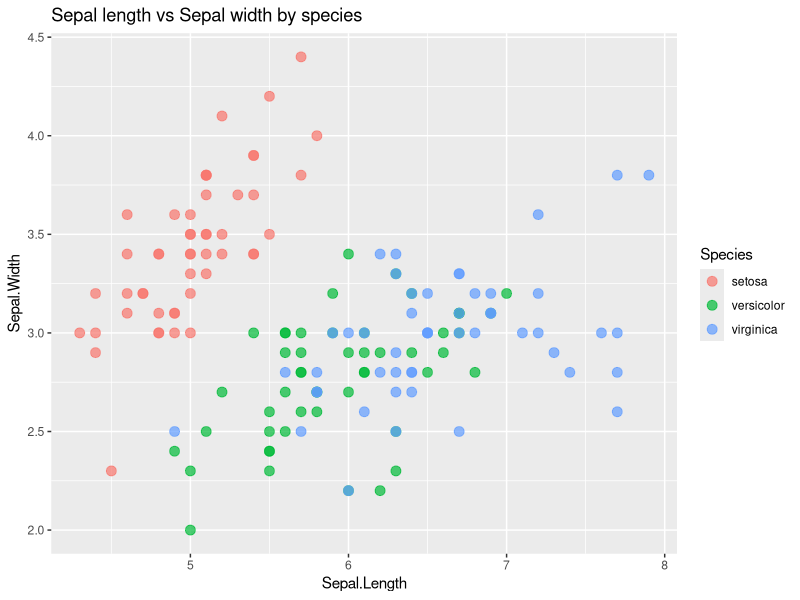
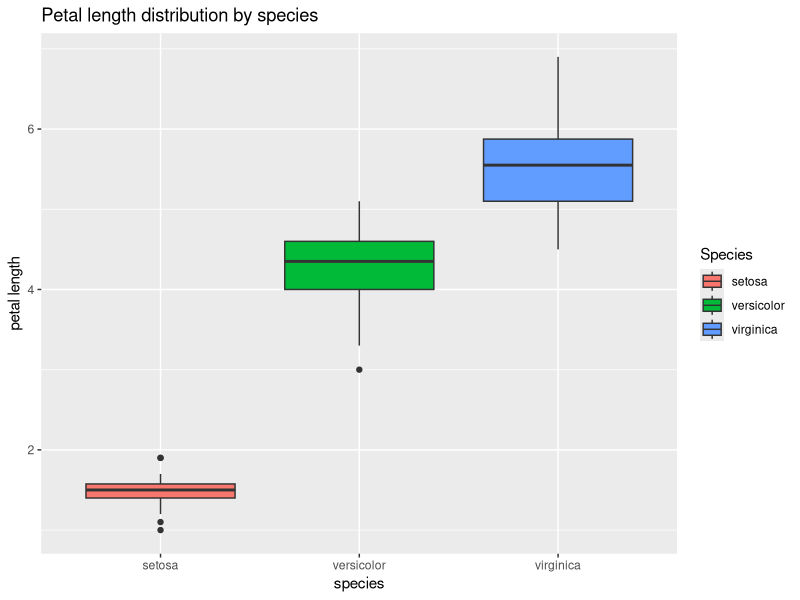
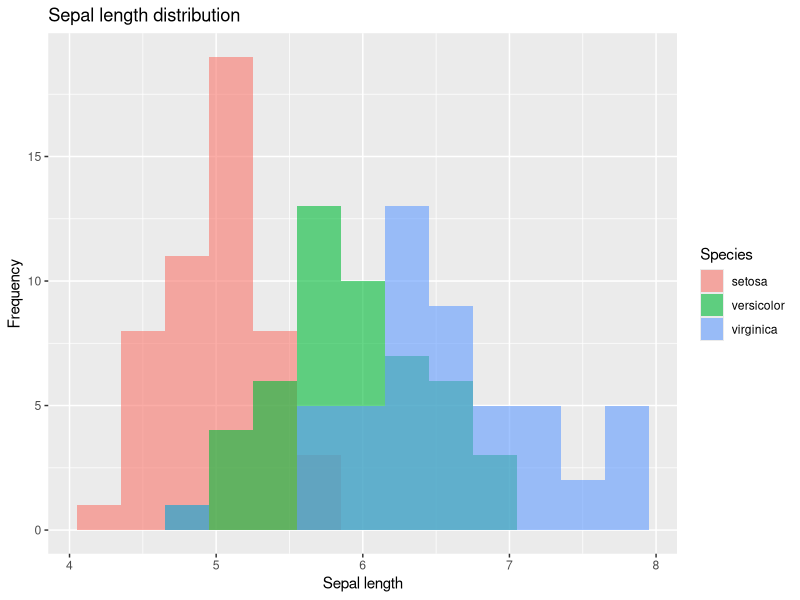

The R source for these figures, in order:
library(ggplot2)

pdf("question8iris.pdf")
ggplot(iris,aes(x=Sepal.Length,y=Sepal.Width,color=Species))+ geom_point(size=3,alpha=0.7)+labs(title="Sepal length vs Sepal width by species")

ggplot(iris,aes(x=Species,y=Petal.Length,fill=Species))+ geom_boxplot()+ labs(title="Petal length distribution by species",x="species",y="petal length")

ggplot(iris,aes(x=Sepal.Length,fill=Species))+geom_histogram(binwidth=0.3,alpha=0.6,position="identity")+labs(title="Sepal length distribution",x="Sepal length",y="Frequency")
